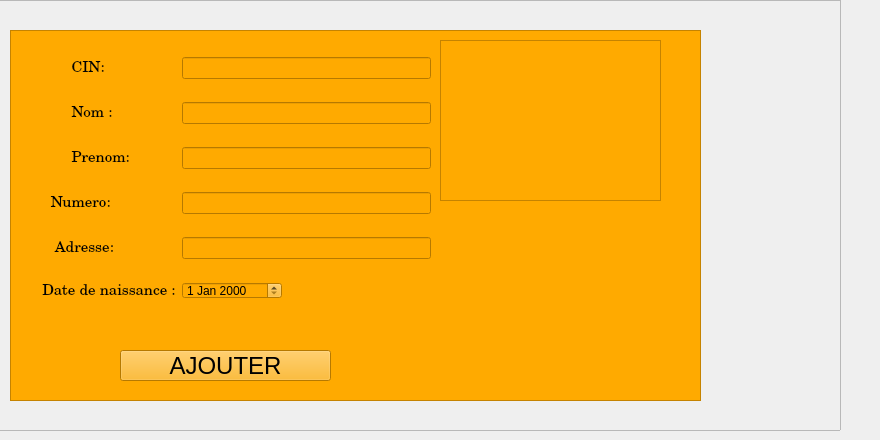
      <widget class="QWidget" name="ajouter">
       <attribute name="title">
        <string>Ajouter</string>
       </attribute>
       <widget class="QFrame" name="frame">
        <property name="geometry">
         <rect>
          <x>-30</x>
          <y>0</y>
          <width>871</width>
          <height>431</height>
         </rect>
        </property>
        <property name="frameShape">
         <enum>QFrame::StyledPanel</enum>
        </property>
        <property name="frameShadow">
         <enum>QFrame::Raised</enum>
        </property>
        <widget class="QFrame" name="frame_2">
         <property name="geometry">
          <rect>
           <x>40</x>
           <y>30</y>
           <width>691</width>
           <height>371</height>
          </rect>
         </property>
         <property name="styleSheet">
          <string notr="true">background-color: rgb(255, 170, 0);</string>
         </property>
         <property name="frameShape">
          <enum>QFrame::StyledPanel</enum>
         </property>
         <property name="frameShadow">
          <enum>QFrame::Raised</enum>
         </property>
         <widget class="QWidget" name="gridLayoutWidget">
          <property name="geometry">
           <rect>
            <x>20</x>
            <y>10</y>
            <width>401</width>
            <height>281</height>
           </rect>
          </property>
          <layout class="QGridLayout" name="gridLayout">
           <property name="sizeConstraint">
            <enum>QLayout::SetDefaultConstraint</enum>
           </property>
           <property name="horizontalSpacing">
            <number>6</number>
           </property>
           <item row="0" column="0">
            <widget class="QLabel" name="label">
             <property name="font">
              <font>
               <family>Century</family>
               <pointsize>11</pointsize>
              </font>
             </property>
             <property name="text">
              <string>          CIN:</string>
             </property>
            </widget>
           </item>
           <item row="2" column="0">
            <widget class="QLabel" name="label_3">
             <property name="font">
              <font>
               <family>Century</family>
               <pointsize>11</pointsize>
              </font>
             </property>
             <property name="text">
              <string>          Prenom: </string>
             </property>
            </widget>
           </item>
           <item row="2" column="1">
            <widget class="QLineEdit" name="lineEditprenom"/>
           </item>
           <item row="0" column="1">
            <widget class="QLineEdit" name="lineEditcin">
             <property name="inputMask">
              <string/>
             </property>
             <property name="text">
              <string/>
             </property>
             <property name="maxLength">
              <number>8</number>
             </property>
             <property name="placeholderText">
              <string/>
             </property>
            </widget>
           </item>
           <item row="3" column="0">
            <widget class="QLabel" name="label_4">
             <property name="font">
              <font>
               <family>Century</family>
               <pointsize>11</pointsize>
              </font>
             </property>
             <property name="text">
              <string>     Numero:</string>
             </property>
            </widget>
           </item>
           <item row="1" column="1">
            <widget class="QLineEdit" name="lineEditnom"/>
           </item>
           <item row="1" column="0">
            <widget class="QLabel" name="label_2">
             <property name="font">
              <font>
               <family>Century</family>
               <pointsize>11</pointsize>
              </font>
             </property>
             <property name="text">
              <string>          Nom :</string>
             </property>
            </widget>
           </item>
           <item row="3" column="1">
            <widget class="QLineEdit" name="lineEditadresse"/>
           </item>
           <item row="5" column="0">
            <widget class="QLabel" name="label_12">
             <property name="font">
              <font>
               <family>Century</family>
               <pointsize>11</pointsize>
              </font>
             </property>
             <property name="text">
              <string>   Date de naissance :</string>
             </property>
            </widget>
           </item>
           <item row="4" column="0">
            <widget class="QLabel" name="label_5">
             <property name="font">
              <font>
               <family>Century</family>
               <pointsize>11</pointsize>
              </font>
             </property>
             <property name="text">
              <string>      Adresse:</string>
             </property>
            </widget>
           </item>
           <item row="5" column="1">
            <widget class="QDateEdit" name="dateEdit">
             <property name="minimumSize">
              <size>
               <width>100</width>
               <height>0</height>
              </size>
             </property>
             <property name="maximumSize">
              <size>
               <width>12</width>
               <height>17</height>
              </size>
             </property>
             <property name="cursor">
              <cursorShape>PointingHandCursor</cursorShape>
             </property>
             <property name="tabletTracking">
              <bool>false</bool>
             </property>
            </widget>
           </item>
           <item row="4" column="1">
            <widget class="QLineEdit" name="lineEditnumero">
             <property name="maxLength">
              <number>8</number>
             </property>
            </widget>
           </item>
          </layout>
         </widget>
         <widget class="QPushButton" name="pushButton">
          <property name="geometry">
           <rect>
            <x>110</x>
            <y>320</y>
            <width>211</width>
            <height>31</height>
           </rect>
          </property>
          <property name="font">
           <font>
            <pointsize>18</pointsize>
            <weight>50</weight>
            <bold>false</bold>
           </font>
          </property>
          <property name="cursor">
           <cursorShape>PointingHandCursor</cursorShape>
          </property>
          <property name="text">
           <string>AJOUTER</string>
          </property>
         </widget>
         <widget class="QGraphicsView" name="graphicsView_2">
          <property name="geometry">
           <rect>
            <x>430</x>
            <y>10</y>
            <width>221</width>
            <height>161</height>
           </rect>
          </property>
          <property name="styleSheet">
           <string notr="true">border-image: url(:/images/126042835_198489595235184_1959348384574746721_n.jpg);</string>
          </property>
         </widget>
        </widget>
       </widget>
      </widget>
